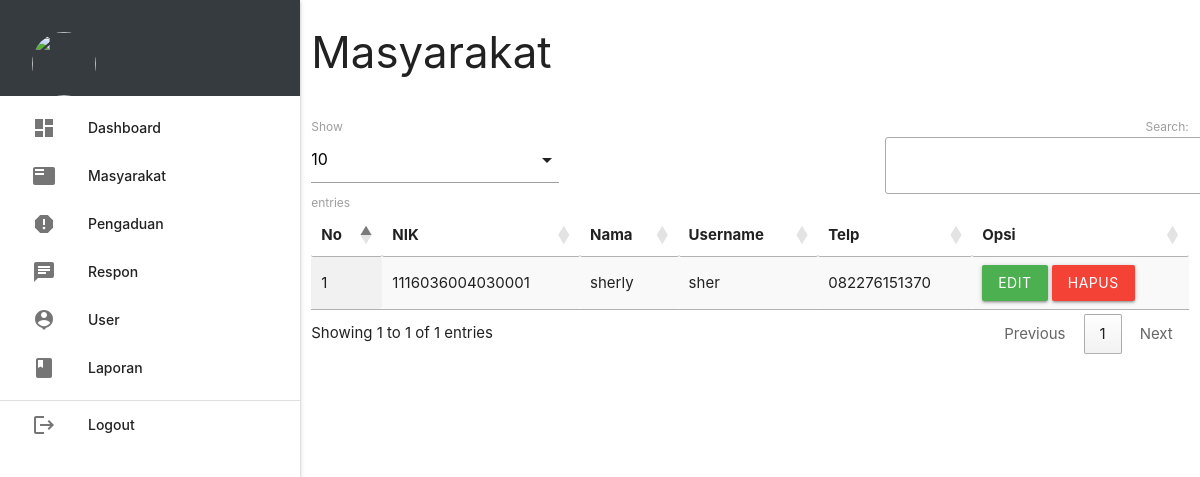
The app's page /admin/index.php?p=registrasi (signed in) with its own data.
### tables this page shows
CREATE TABLE `masyarakat` (
  `nik` varchar(16) NOT NULL,
  `nama` varchar(35) NOT NULL,
  `username` varchar(25) NOT NULL,
  `password` varchar(255) NOT NULL,
  `telp` varchar(13) NOT NULL
);

### admin/registrasi.php (the view, shortened to what this page needs)
    <div class="row">
    	<div class="col s12 m9">
    		<h3 class="darkgrey-text">Masyarakat</h3>
    	</div>
    	<div class="col s12 m3">
    		<div class="section"></div>
    	</div>
    </div>
    <table id="example" class="display responsive-table" style="width:100%">
    	<thead>
    		<tr>
    			<th>No</th>
    			<th>NIK</th>
    			<th>Nama</th>
    			<th>Username</th>
    			<th>Telp</th>
    			<th>Opsi</th>
    		</tr>
    	</thead>
    	<tbody>
    		<?php
$no = 1;
$query = mysqli_query($koneksi, "SELECT * FROM masyarakat ORDER BY nik ASC");
while ($r = mysqli_fetch_assoc($query)) { ?>
    			<tr>
    				<td><?php echo $no++; ?></td>
    				<td><?php echo $r['nik']; ?></td>
    				<td><?php echo $r['nama']; ?></td>
    				<td><?php echo $r['username']; ?></td>
    				<td><?php echo $r['telp']; ?></td>
    				<td><a class="btn green modal-trigger" href="#regis_edit?nik=<?php echo $r['nik'] ?>">Edit</a> <a onclick="return confirm('Anda Yakin Ingin Menghapus Y/N')" class="btn red" href="index.php?p=regis_hapus&nik=<?php echo $r['nik'] ?>">Hapus</a></td>
    			</tr>
    		<?php  }
?>
    	</tbody>
    </table>

### records on screen
masyarakat: nik "1116036004030001", nama "sherly", username "sher", telp "082276151370"
